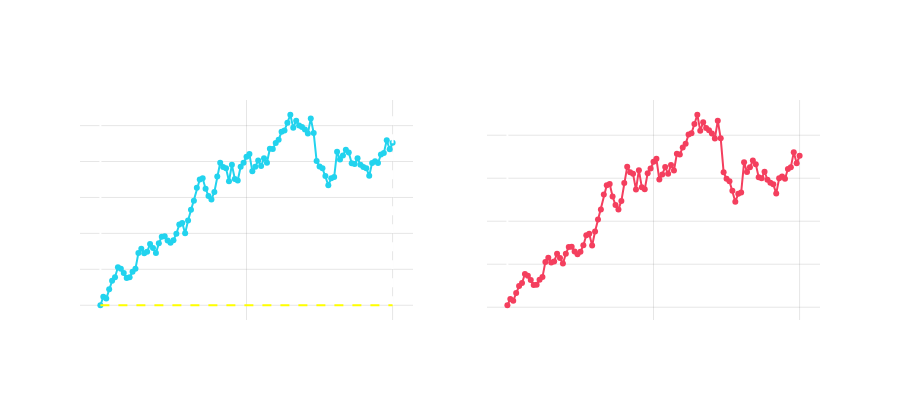

Here is the notebook cell this chart was saved with:
### Markdown cell above
###### ______________________________________________________________________________________________________________________________________

### Code cell
import plotly.subplots as sp
import warnings
warnings.filterwarnings("ignore")


# Simulation parameters
S0 = K
N_steps = 100
N_paths = 1   # Show a single path in this illustration
dt = T / N_steps

# Preallocate arrays
stock_paths = np.zeros((N_steps + 1, N_paths))
option_path = np.zeros((N_steps + 1, N_paths))
stock_paths[0, :] = S0

# Simulate stock path and corresponding call price at every step
for path in range(N_paths):
    for t in range(1, N_steps + 1):
        Z = np.random.normal()
        stock_paths[t, path] = stock_paths[t-1, path] * np.exp((r - 0.5 * sigma**2) * dt + sigma * np.sqrt(dt) * Z)
    # Calculate Black-Scholes call price at each simulated spot for the *remaining* time
    time_grid = np.linspace(T, 0, N_steps + 1)  # decreasing time to expiry
    for t in range(N_steps + 1):
        option_path[t, path] = euro_call(stock_paths[t, path], K, r, sigma, time_grid[t])

# Setup subplots: (1) Underlying Stock Price path; (2) European Option Price
fig2 = sp.make_subplots(
    rows=1, cols=2,
    subplot_titles=("Underlying Stock Price Over Time", "European Option Price Over Time")
)

# Time array for plotting
time_vals = np.linspace(0, T, N_steps + 1)

# Plot simulated underlying stock price
fig2.add_trace(
    go.Scatter(
        x=time_vals,
        y=stock_paths[:, 0],
        mode='lines+markers',
        showlegend=False,
        line=dict(color='#22d3ee')
    ),
    row=1, col=1
)

# Add a vertical dashed line at terminal time T (to first subplot)
fig2.add_shape(
    dict(
        type="line",
        x0=T,
        y0=min(stock_paths[:, 0].min(), K),
        x1=T,
        y1=max(stock_paths[:, 0].max(), K),
        line=dict(color="white", width=2, dash="dash"),
    ),
    row=1, col=1
)

# Add a horizontal line for the strike price K (to first subplot)
fig2.add_shape(
    dict(
        type="line",
        x0=0,
        y0=K,
        x1=T,
        y1=K,
        line=dict(color="yellow", width=2, dash="dash"),
    ),
    row=1, col=1
)

# Plot European option value
fig2.add_trace(
    go.Scatter(
        x=time_vals,
        y=option_path[:, 0],
        mode='lines+markers',
        showlegend=False,
        line=dict(color='#f43f5e')
    ),
    row=1, col=2
)

# Set consistent gridline color as in the previous plot
gridcolor = 'rgba(128,128,128,0.2)'

fig2.update_xaxes(
    title_text="Time (t)", 
    showgrid=True, gridwidth=1, gridcolor=gridcolor, 
    row=1, col=1
)
fig2.update_xaxes(
    title_text="Time (t)", 
    showgrid=True, gridwidth=1, gridcolor=gridcolor, 
    row=1, col=2
)
fig2.update_yaxes(
    title_text="Stock Price", 
    showgrid=True, gridwidth=1, gridcolor=gridcolor, 
    row=1, col=1
)
fig2.update_yaxes(
    title_text="European Option Price", 
    showgrid=True, gridwidth=1, gridcolor=gridcolor, 
    row=1, col=2
)
fig2.update_layout(
    title_text="Underlying Stock Path & European Option Price Evolution",
    plot_bgcolor='rgba(0,0,0,0)',
    paper_bgcolor='rgba(0,0,0,0)',
    font=dict(color='white'),
    height=400,
    showlegend=False
)

fig2.show()

### Figure 1 — Plotly figure (JSON) as saved in the notebook; plotly's stock layout.template omitted (floating-point values rounded to 4 significant figures)
{"data": [{"line": {"color": "#22d3ee"}, "mode": "lines+markers", "showlegend": false, "type": "scatter", "x": [0.0, 0.01, 0.02, 0.03, 0.04, 0.05, 0.06, 0.07, 0.08, 0.09, 0.1, 0.11, 0.12, 0.13, 0.14, 0.15, 0.16, 0.17, 0.18, 0.19, 0.2, 0.21, 0.22, 0.23, 0.24, 0.25, 0.26, 0.27, 0.28, 0.29, 0.3, 0.31, 0.32, 0.33, 0.34, 0.35, 0.36, 0.37, 0.38, 0.39, 0.4, 0.41, 0.42, 0.43, 0.44, 0.45, 0.46, 0.47, 0.48, 0.49, 0.5, 0.51, 0.52, 0.53, 0.54, 0.55, 0.56, 0.57, 0.58, 0.59, 0.6, 0.61, 0.62, 0.63, 0.64, 0.65, 0.66, 0.67, 0.68, 0.69, 0.7, 0.71, 0.72, 0.73, 0.74, 0.75, 0.76, 0.77, 0.78, 0.79, 0.8, 0.81, 0.82, 0.83, 0.84, 0.85, 0.86, 0.87, 0.88, 0.89, 0.9, 0.91, 0.92, 0.93, 0.94, 0.95, 0.96, 0.97, 0.98, 0.99, 1.0], "xaxis": "x", "y": [100.0, 102.4, 101.8, 104.5, 106.8, 107.8, 110.6, 110.1, 108.9, 107.6, 107.8, 109.3, 110.2, 114.5, 115.7, 114.5, 114.9, 117.0, 116.0, 114.5, 117.2, 119.1, 119.2, 118.0, 117.4, 118.1, 119.9, 122.4, 122.9, 120.0, 123.6, 126.6, 129.1, 132.7, 135.0, 135.3, 132.4, 130.4, 129.5, 131.5, 135.8, 139.7, 138.5, 138.1, 134.5, 139.1, 135.2, 134.7, 138.6, 139.7, 141.3, 142.1, 137.3, 138.5, 140.3, 138.8, 140.9, 139.6, 143.6, 143.5, 145.2, 146.1, 148.3, 148.6, 150.8, 153.0, 149.4, 151.4, 150.1, 149.6, 148.9, 147.8, 152.0, 147.9, 140.1, 138.6, 138.1, 135.9, 133.4, 135.3, 135.7, 142.7, 140.6, 141.7, 143.3, 142.5, 139.5, 139.3, 140.9, 139.1, 138.5, 138.2, 136.0, 139.6, 140.1, 139.6, 141.9, 142.4, 145.9, 143.4, 145.2], "yaxis": "y"}, {"line": {"color": "#f43f5e"}, "mode": "lines+markers", "showlegend": false, "type": "scatter", "x": [0.0, 0.01, 0.02, 0.03, 0.04, 0.05, 0.06, 0.07, 0.08, 0.09, 0.1, 0.11, 0.12, 0.13, 0.14, 0.15, 0.16, 0.17, 0.18, 0.19, 0.2, 0.21, 0.22, 0.23, 0.24, 0.25, 0.26, 0.27, 0.28, 0.29, 0.3, 0.31, 0.32, 0.33, 0.34, 0.35, 0.36, 0.37, 0.38, 0.39, 0.4, 0.41, 0.42, 0.43, 0.44, 0.45, 0.46, 0.47, 0.48, 0.49, 0.5, 0.51, 0.52, 0.53, 0.54, 0.55, 0.56, 0.57, 0.58, 0.59, 0.6, 0.61, 0.62, 0.63, 0.64, 0.65, 0.66, 0.67, 0.68, 0.69, 0.7, 0.71, 0.72, 0.73, 0.74, 0.75, 0.76, 0.77, 0.78, 0.79, 0.8, 0.81, 0.82, 0.83, 0.84, 0.85, 0.86, 0.87, 0.88, 0.89, 0.9, 0.91, 0.92, 0.93, 0.94, 0.95, 0.96, 0.97, 0.98, 0.99, 1.0], "xaxis": "x2", "y": [10.45, 11.93, 11.53, 13.28, 14.91, 15.63, 17.71, 17.3, 16.29, 15.17, 15.24, 16.38, 17.0, 20.53, 21.5, 20.37, 20.65, 22.43, 21.43, 20.13, 22.41, 24.02, 24.07, 22.93, 22.29, 22.88, 24.43, 26.71, 27.09, 24.34, 27.59, 30.37, 32.75, 36.21, 38.36, 38.65, 35.75, 33.74, 32.74, 34.71, 38.87, 42.64, 41.37, 41.01, 37.35, 41.86, 37.89, 37.42, 41.16, 42.24, 43.81, 44.5, 39.67, 40.89, 42.59, 41.02, 43.09, 41.79, 45.66, 45.54, 47.16, 48.02, 50.15, 50.46, 52.61, 54.76, 51.06, 53.02, 51.65, 51.17, 50.42, 49.21, 53.39, 49.26, 41.41, 39.84, 39.31, 37.09, 34.52, 36.37, 36.67, 43.69, 41.45, 42.52, 44.1, 43.27, 40.24, 39.97, 41.51, 39.64, 38.96, 38.6, 36.42, 39.97, 40.41, 39.84, 42.13, 42.56, 46.02, 43.48, 45.2], "yaxis": "y2"}], "layout": {"annotations": [{"font": {"size": 16}, "showarrow": false, "text": "Underlying Stock Price Over Time", "x": 0.225, "xanchor": "center", "xref": "paper", "y": 1, "yanchor": "bottom", "yref": "paper"}, {"font": {"size": 16}, "showarrow": false, "text": "European Option Price Over Time", "x": 0.775, "xanchor": "center", "xref": "paper", "y": 1, "yanchor": "bottom", "yref": "paper"}], "font": {"color": "white"}, "height": 400, "paper_bgcolor": "rgba(0,0,0,0)", "plot_bgcolor": "rgba(0,0,0,0)", "shapes": [{"line": {"color": "white", "dash": "dash", "width": 2}, "type": "line", "x0": 1, "x1": 1, "xref": "x", "y0": 100, "y1": 153.0, "yref": "y"}, {"line": {"color": "yellow", "dash": "dash", "width": 2}, "type": "line", "x0": 0, "x1": 1, "xref": "x", "y0": 100, "y1": 100, "yref": "y"}], "showlegend": false, "title": {"text": "Underlying Stock Path & European Option Price Evolution"}, "xaxis": {"anchor": "y", "domain": [0, 0.45], "gridcolor": "rgba(128,128,128,0.2)", "gridwidth": 1, "showgrid": true, "title": {"text": "Time (t)"}}, "xaxis2": {"anchor": "y2", "domain": [0.55, 1], "gridcolor": "rgba(128,128,128,0.2)", "gridwidth": 1, "showgrid": true, "title": {"text": "Time (t)"}}, "yaxis": {"anchor": "x", "domain": [0, 1], "gridcolor": "rgba(128,128,128,0.2)", "gridwidth": 1, "showgrid": true, "title": {"text": "Stock Price"}}, "yaxis2": {"anchor": "x2", "domain": [0, 1], "gridcolor": "rgba(128,128,128,0.2)", "gridwidth": 1, "showgrid": true, "title": {"text": "European Option Price"}}}}
